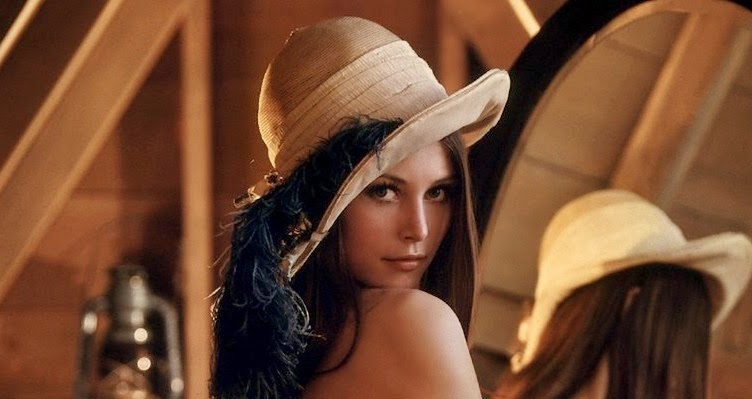
#> input picture lena.jpg, 752 x 399 px
$ python 'escapeKey_ SaveImg_2.py'
#> lines starting #> are read from the running program, lines starting #| are printed output that depends on the picture
import cv2

img = cv2.imread("lena.jpg", 0)
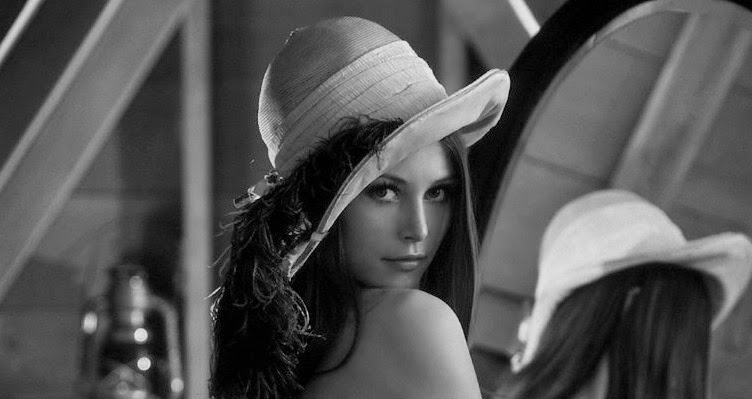
#> img: shape (399, 752); min 0, max 239, mean 84.4
cv2.imshow("image_show", img)

k=cv2.waitKey(0)
#> (key Esc is pressed here)

if k==27:
    cv2.destroyAllWindows()
elif k==ord('s'):
    cv2.imwrite('lena_copy.png', img)
    cv2.destroyAllWindows()

$ run again, with messi.jpg copied over lena.jpg
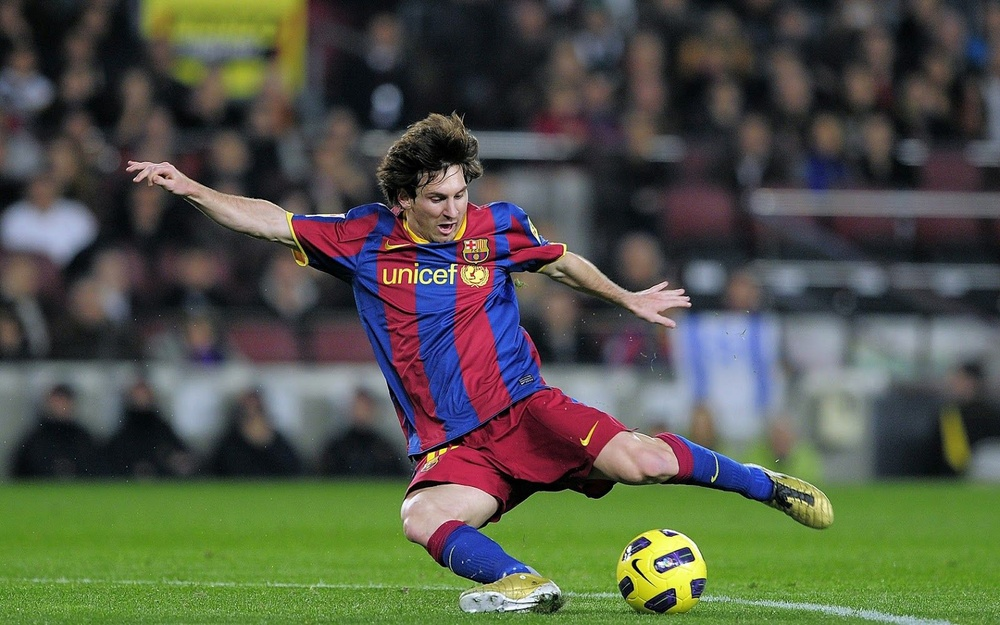
#> input picture messi.jpg, 1000 x 625 px, shrunk from 1600 x 1000 before the run
#> `img = cv2.imread("lena.jpg", 0)`:
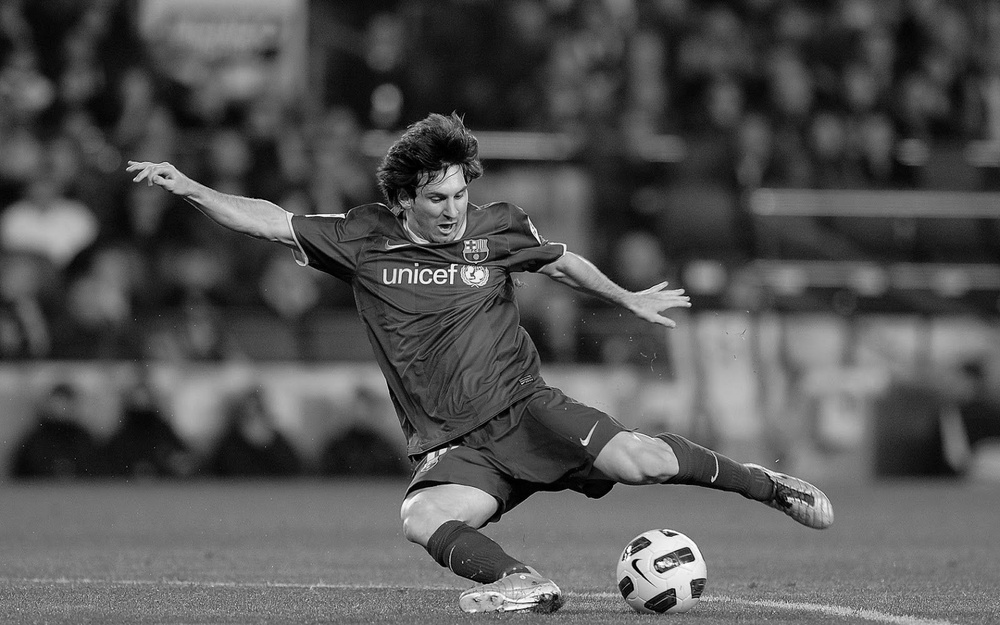
#> img: shape (625, 1000); min 0, max 255, mean 83.4
